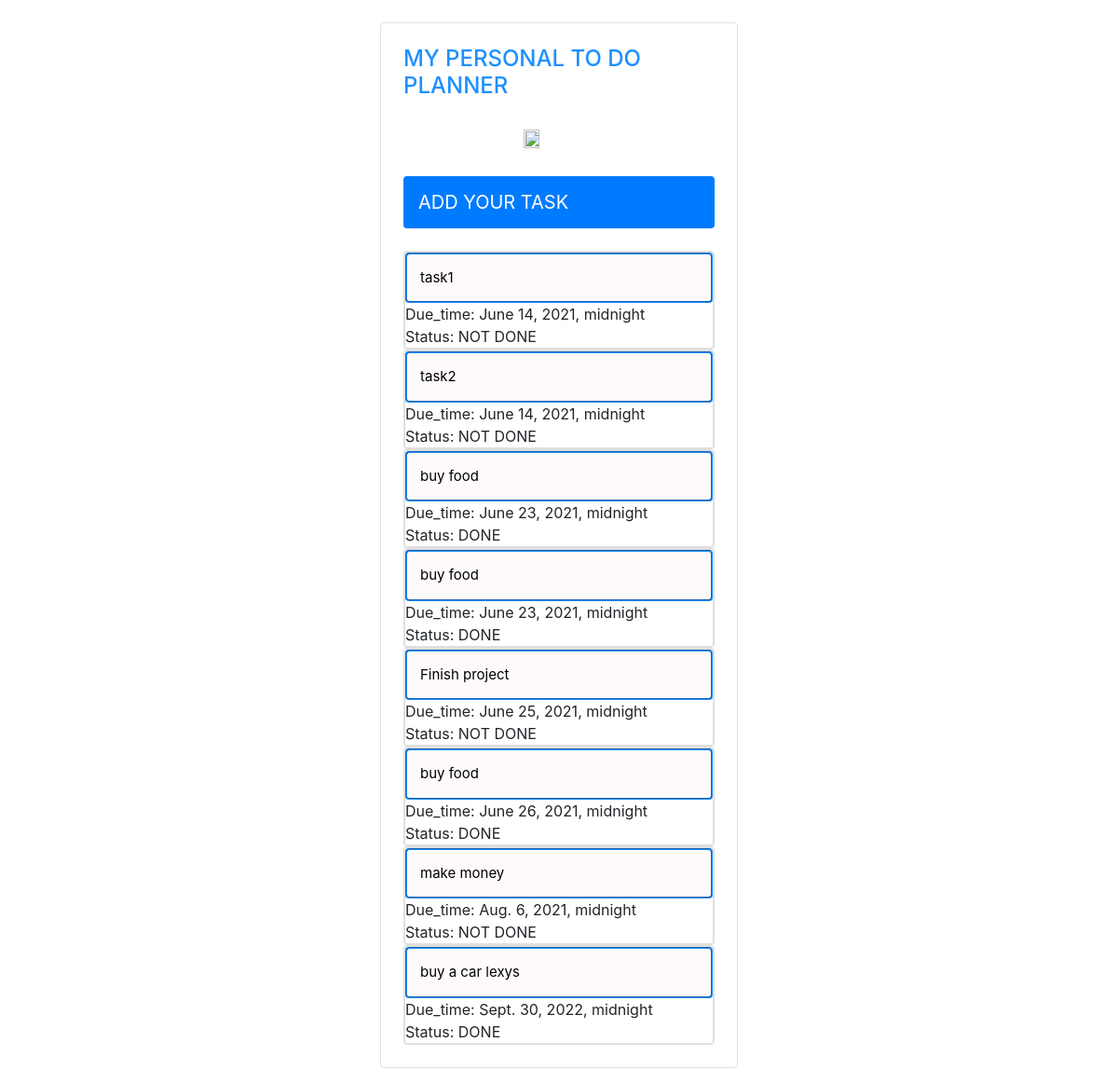
Before: / with the older database file.
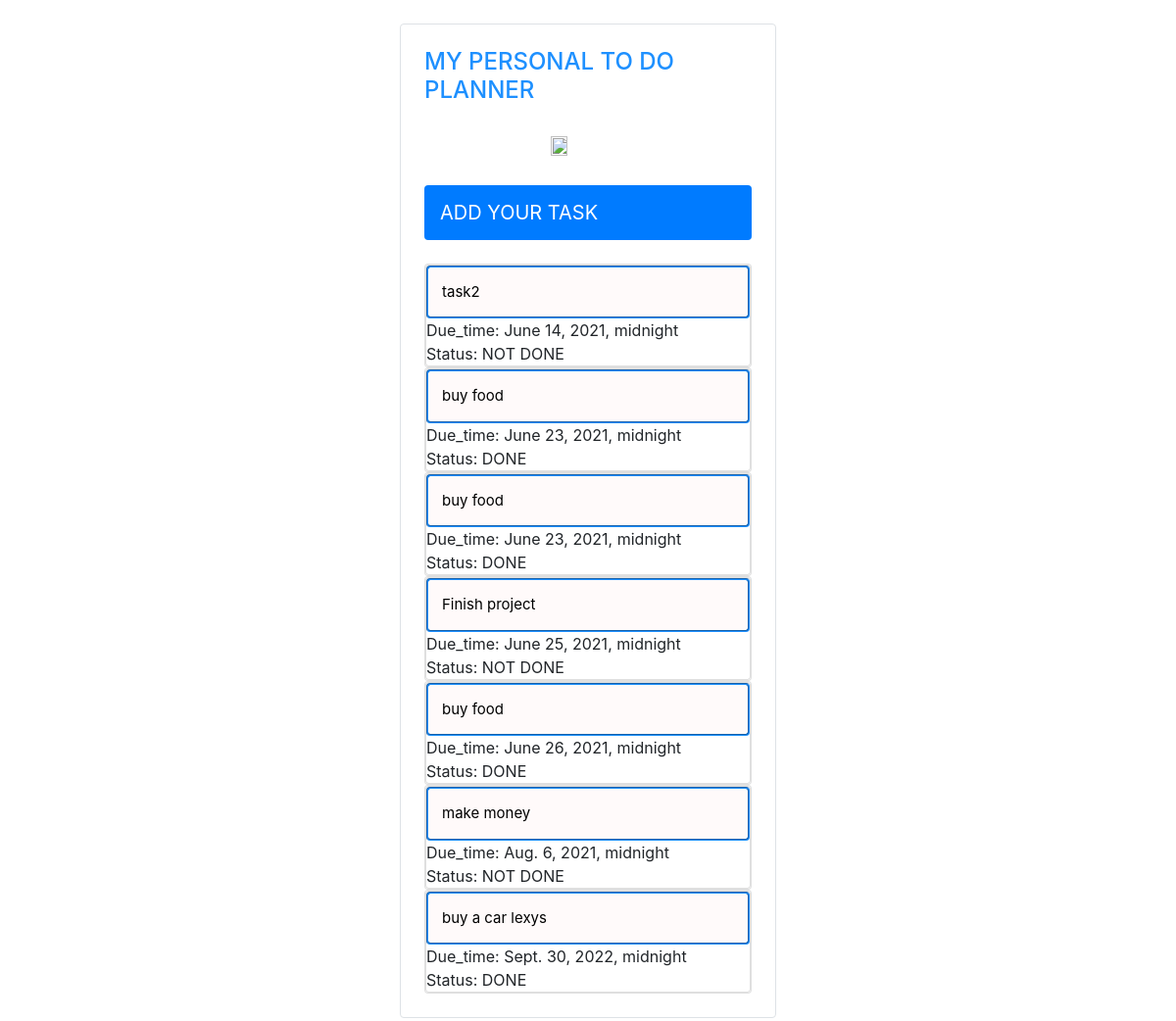
After: the same page with the newer database file.
### core/models.py (models this page shows, shortened)
class ToDo(models.Model):
    task = models.CharField(max_length=255)
    text = models.TextField()
    priority_choises = [
        ("HIGH", "High"),
        ("MEDIUM", "Medium"),
        ("LOW", "Low"),
    ]
    priority = models.CharField(max_length=20, choices=priority_choises, default="MEDIUM")
    due_time = models.DateTimeField()
    status_choises = [
        ("DONE", "Done"),
        ("NOT DONE", "Not done"),
    ]
    status = models.CharField(max_length=20, choices=status_choises, default="Not done")

### core/views.py (the view)
# urls.py: path("", views.list_todo, name="list_todo"),
def list_todo(request):
    list_todo = ToDo.objects.all().order_by('due_time')
    return render(request, "base.html", {'list_todo' : list_todo})

### core/templates/base.html (shortened to what this page needs)
{% load static %}
<!DOCTYPE html>
<html lang="en">
<head>
    <link rel="stylesheet" href="https://stackpath.bootstrapcdn.com/bootstrap/4.1.3/css/bootstrap.min.css">
    <link rel="stylesheet"  href="{% static 'css/style.css' %}">
</head>
<body>
<div class="container p-4 my-4 border rounded" style="width: 32%; border-color:#1E90FF;" >
    <h4 style="color:#1E90FF">MY PERSONAL TO DO PLANNER</h4> <br>
    <a href="{% url 'list_todo' %}"><img src="https://to-do-cdn.microsoft.com/static-assets/c87265a87f887380a04cf21925a56539b29364b51ae53e089c3ee2b2180148c6/icons/logo.png" class="center"></a>
    <br>
        <nav class="navbar navbar-dark bg-primary rounded">
            <a class="navbar-brand"  href="{% url 'create_todo' %}" style="text-align: center;">ADD YOUR TASK</a>
        </nav>
    <br>
    {% block content %}
        {% for todo in list_todo %}
        <div class="card">
            <div class="card">
                <a href="{% url 'detail_todo' todo.id %}"> <button type="button" class="collapsible rounded">{{ todo.task }}</button></a>
            Due_time: {{ todo.due_time }} <br>
            Status: {{ todo.status }}
            </div>
          </div>
        {% endfor %}
    {% endblock %}
</div>
</body>
</html>

### core/static/css/style.css (style rules this page uses)
.collapsible { background-color: RGB(255,250,250); color: black; cursor: pointer; padding: 14px; width: 100%; border-style: groove; border-color: #1E90FF; text-align: left; outline: none; font-size: 15px; font-family: -apple-system, BlinkMacSystemFont, 'Segoe UI', Roboto, Oxygen, Ubuntu, Cantarell, 'Open Sans', 'Helvetica Neue', sans-serif; }
img { width: 23%; height: 23%; }
.center { display: block; margin-left: auto; margin-right: auto; }

Changed rows visible on the page:
removed ToDo: task "task1", due_time "June 14, 2021, midnight", status "NOT DONE"
